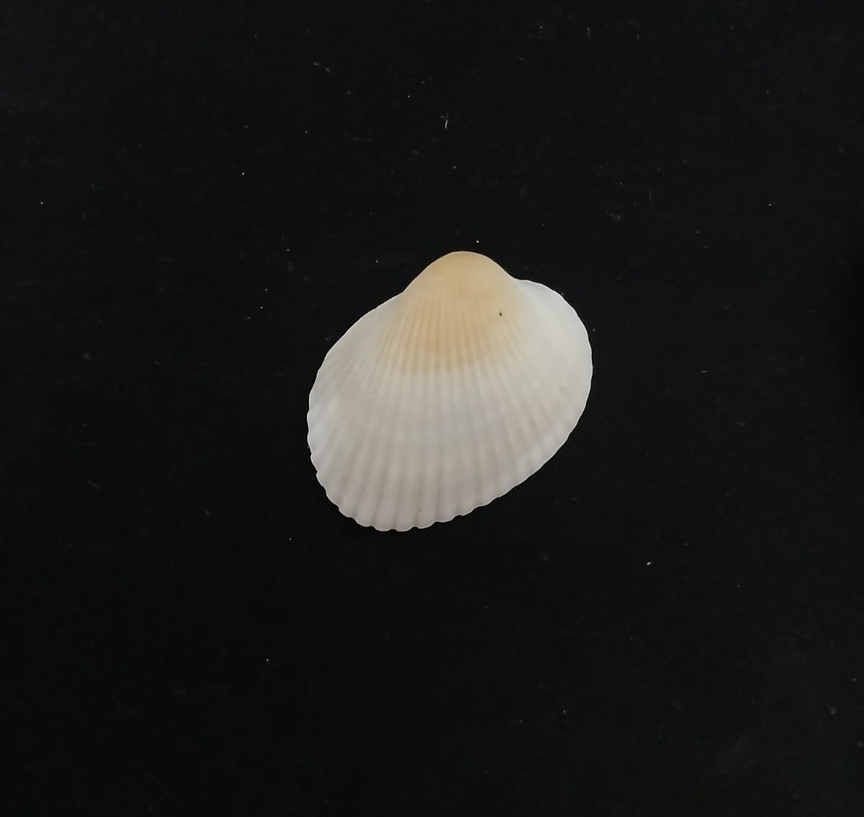
#> input picture images/concha/concha_01.jpg, 864 x 817 px, shrunk from 1200 x 1135 before the run; its folder holds 3 pictures in this run
$ jupyter execute M2A2.ipynb   (shell and % lines are left out)
#> lines starting #> are read from the running program, lines starting #| are printed output that depends on the picture
[cell 1]
import cv2
import numpy as np
import matplotlib.pyplot as plt
from pathlib import Path

[cell 2]
PROJECT_ROOT = Path("..")
IMAGES_DIR = PROJECT_ROOT / "images"

CONCHA_DIR = IMAGES_DIR / "concha"
PEDRA_DIR = IMAGES_DIR / "pedra"

conchas = sorted(CONCHA_DIR.glob("*.jpg"))
pedras = sorted(PEDRA_DIR.glob("*.jpg"))

[cell 3]
image_1 = cv2.imread(str(conchas[0]))
#> image_1 is the input picture: shape (817, 864, 3); mean B, G, R 26.5, 28.4, 27.6
image_2 = cv2.imread(str(conchas[1]))
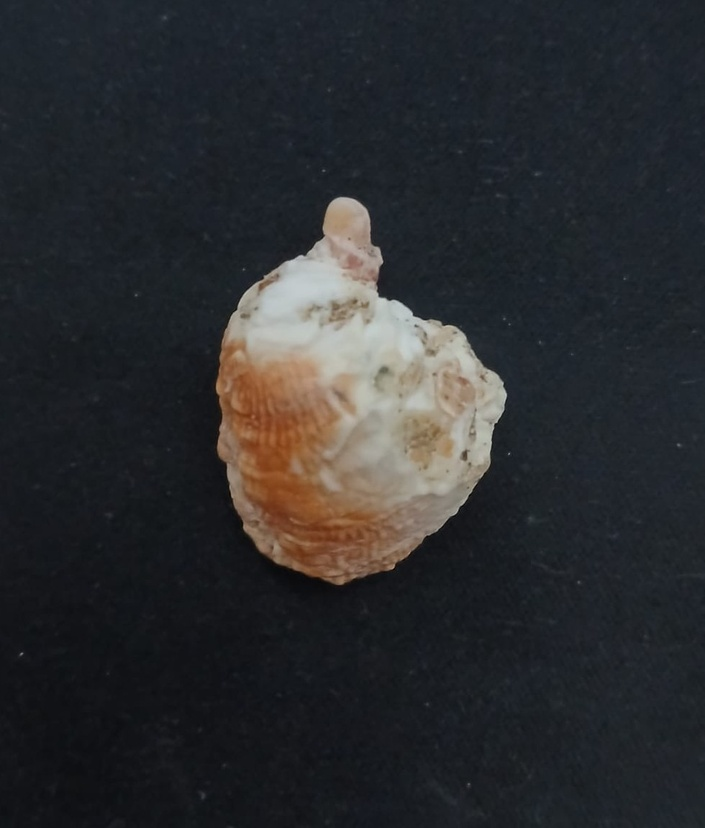
#> input picture images/concha/concha_02.jpg, 705 x 828 px, shrunk from 980 x 1150 before the run
#> image_2 is the input picture: shape (828, 705, 3); mean B, G, R 47, 44.6, 43.5

fig, axes = plt.subplots(1,2, figsize=(12,6))

axes[0].imshow(cv2.cvtColor(image_1, cv2.COLOR_BGR2RGB))
axes[0].set_title("Concha 1")

axes[1].imshow(cv2.cvtColor(image_2, cv2.COLOR_BGR2RGB))
axes[1].set_title("Concha 2")

for ax in axes:
    ax.axis("off")

plt.show()
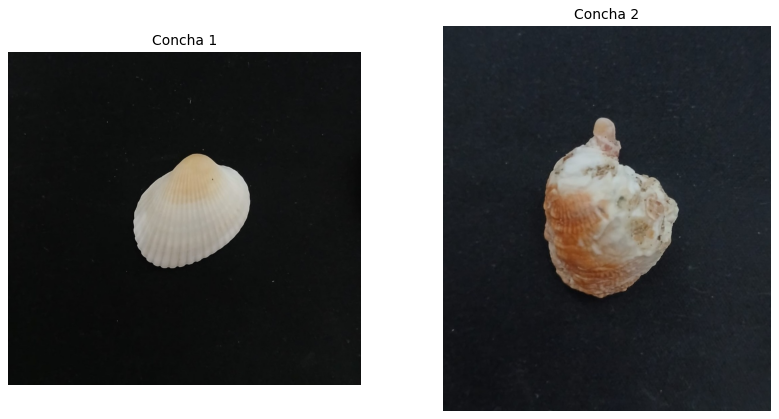
#> figure drawn by matplotlib, 2 panels

[cell 4]
orb = cv2.ORB_create()

[cell 5]
kp1, des1 = orb.detectAndCompute(image_1, None)
#> kp1 = 477 keypoints; strongest (x, y, size): (316, 471, 31), (316, 475, 31), (372, 526, 31), (477, 241, 31)
kp2, des2 = orb.detectAndCompute(image_2, None)
#> kp2 = 500 keypoints; strongest (x, y, size): (413, 315, 31), (494, 425, 31), (379, 295, 37.2), (379, 296, 31)

[cell 6]
image_1_kp = cv2.drawKeypoints(
    image_1,
    kp1,
    None,
    flags=cv2.DRAW_MATCHES_FLAGS_DRAW_RICH_KEYPOINTS
)
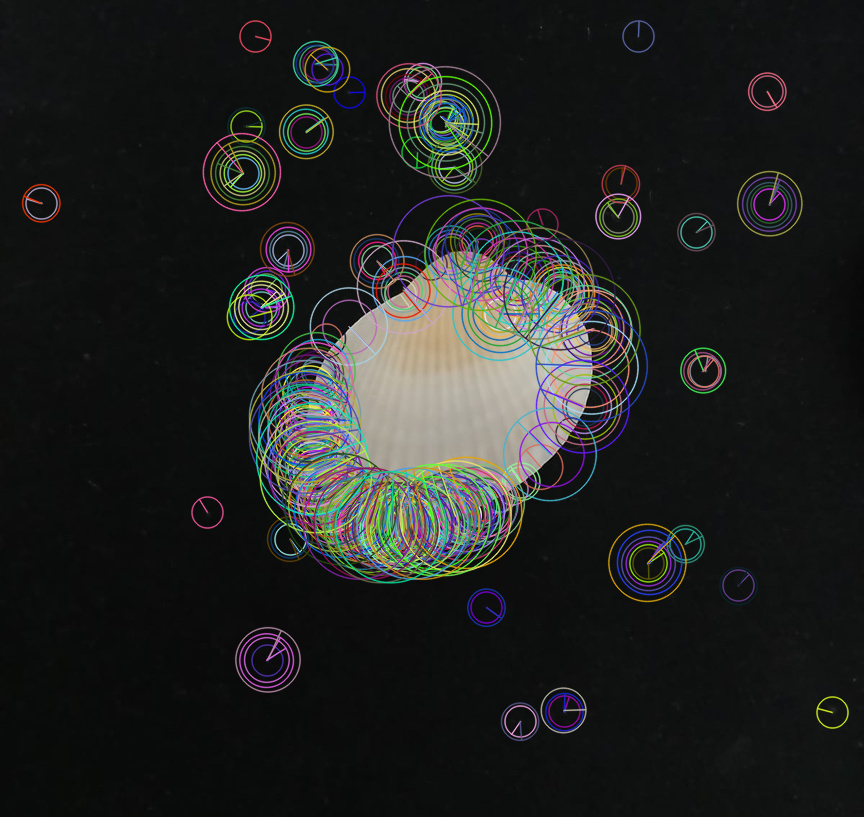
#> image_1_kp: shape (817, 864, 3); mean B, G, R 32.6, 34.4, 33

image_2_kp = cv2.drawKeypoints(
    image_2,
    kp2,
    None,
    flags=cv2.DRAW_MATCHES_FLAGS_DRAW_RICH_KEYPOINTS
)
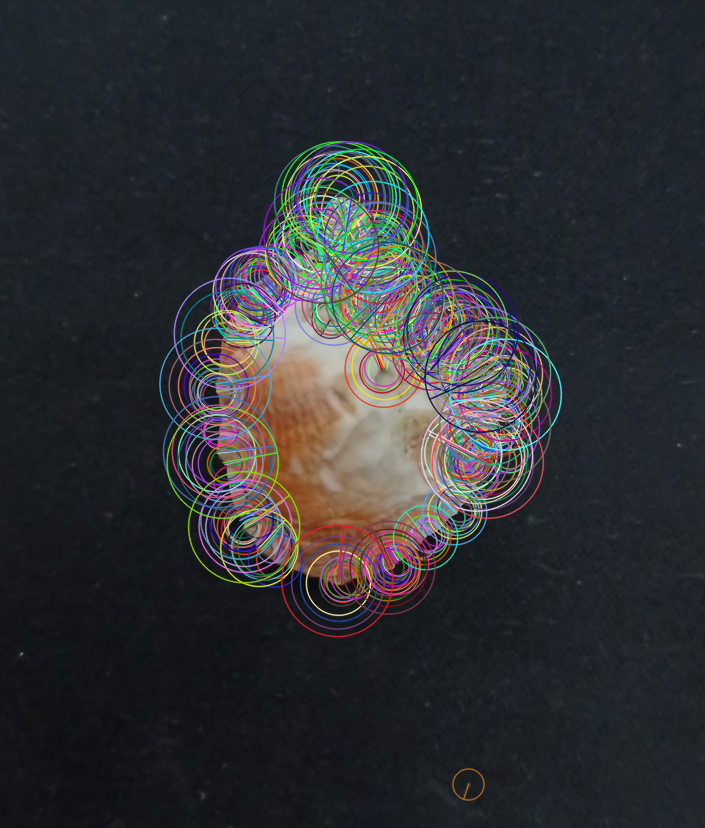
#> image_2_kp: shape (828, 705, 3); mean B, G, R 51.5, 48.3, 46.9

fig, axes = plt.subplots(1,2, figsize=(12,6))

axes[0].imshow(cv2.cvtColor(image_1_kp, cv2.COLOR_BGR2RGB))
axes[0].set_title(f"Concha 1 ({len(kp1)} keypoints)")

axes[1].imshow(cv2.cvtColor(image_2_kp, cv2.COLOR_BGR2RGB))
axes[1].set_title(f"Concha 2 ({len(kp2)} keypoints)")

for ax in axes:
    ax.axis("off")

plt.show()
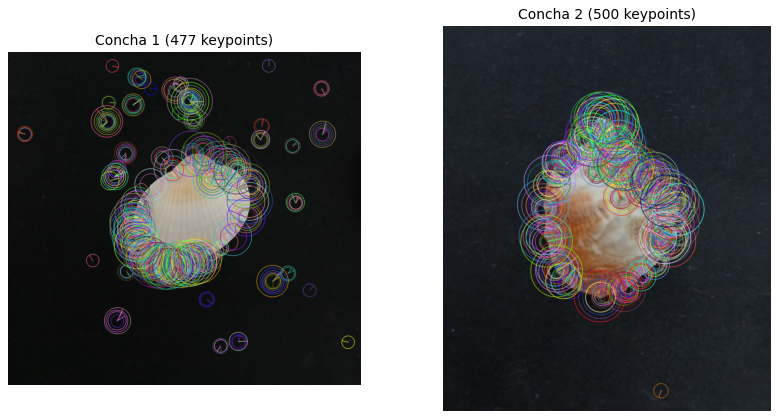
#> figure drawn by matplotlib, 2 panels

[cell 7]
bf = cv2.BFMatcher(
    cv2.NORM_HAMMING,
    crossCheck=True
)

matches = bf.match(des1, des2)
#> matches = 84 matches

matches = sorted(
    matches,
    key=lambda x: x.distance
)

[cell 8]
num = 20

image_matches = cv2.drawMatches(
    cv2.cvtColor(image_1, cv2.COLOR_BGR2RGB),
    kp1,
    cv2.cvtColor(image_2, cv2.COLOR_BGR2RGB),
    kp2,
    matches[:num],
    None,
    flags=cv2.DrawMatchesFlags_NOT_DRAW_SINGLE_POINTS
)
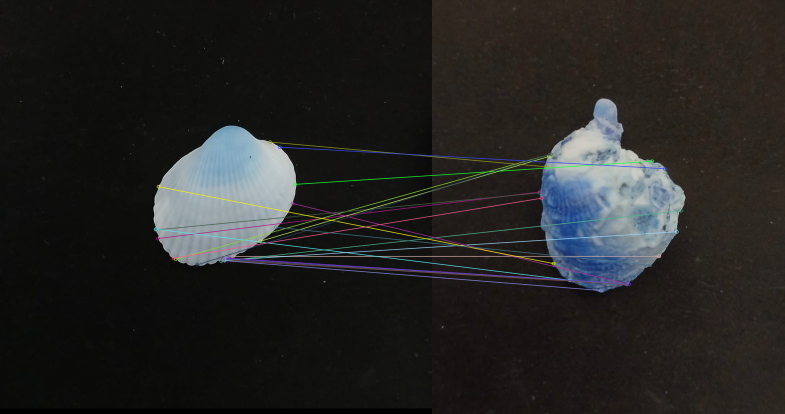
#> image_matches: shape (828, 1569, 3) (shown at 1/2 size); mean B, G, R 35.9, 36.9, 36.7

plt.figure(figsize=(16,8))
plt.imshow(image_matches)
plt.title(f"Melhores {num} correspondências entre Concha 1 e Concha 2")
plt.axis("off")
plt.show()

[cell 9]
print("========== RESULTADOS ==========")
print(f"Keypoints Concha 1: {len(kp1)}")
#| Keypoints Concha 1: 477
print(f"Keypoints Concha 2: {len(kp2)}")
#| Keypoints Concha 2: 500
print(f"Matches encontrados: {len(matches)}")
#| Matches encontrados: 84
